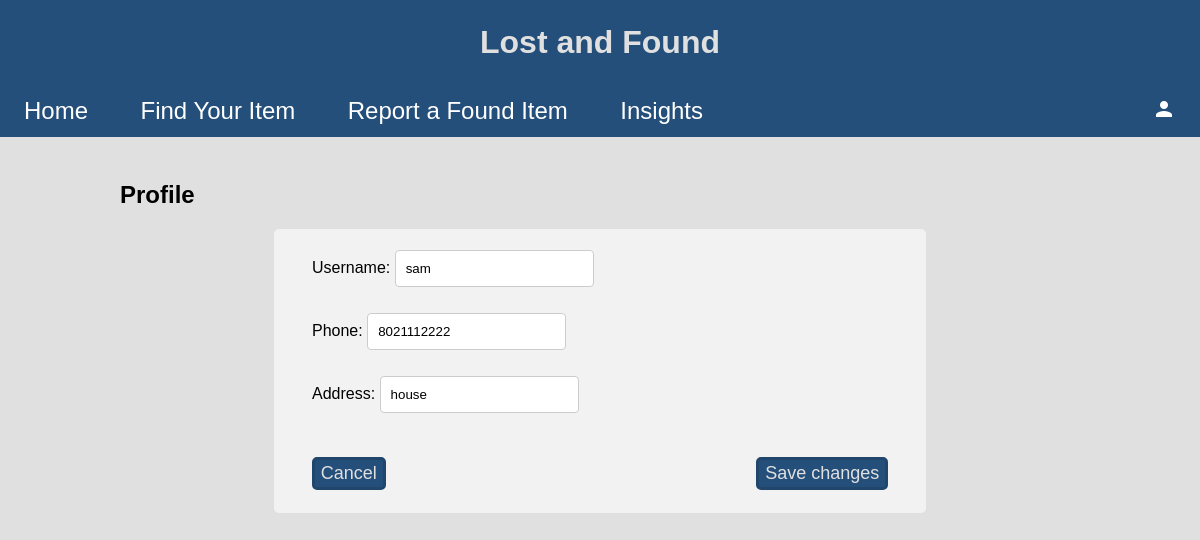
Page /edit_user on the committed database.
### tables this page shows
CREATE TABLE "users" (
	"user_id"	INTEGER NOT NULL,
	"username"	TEXT,
	"password"	TEXT,
	"phone"	TEXT,
	"address"	TEXT,
	"logged_in"	INTEGER NOT NULL,
	PRIMARY KEY("user_id" AUTOINCREMENT)
);

### app.py (the view, shortened to what this page needs)
@app.route("/edit_user", methods=["GET", "POST"])
def edit_info():
    database = sql.connect("database.db", isolation_level=None)
    database.row_factory = sql.Row
    cur = database.cursor()
    user_info = cur.execute("SELECT * FROM users WHERE logged_in = 1").fetchall()[0]
    database.close()
    return render_template("edit_user.html", info=user_info, username_error_display="none")

### templates/edit_user.html (shortened to what this page needs)
{% extends 'base.html' %}
{% block content %}
<h2>Profile</h2>
<form method="POST" action="edit_user">
    <p>
        <label for="username">Username: </label>
        <input type="text" name="username" value="{{ info['username'] }}" onclick="this.select()">
    </p>
    <p>
        <label for="phone">Phone: </label>
        <input type="text" name="phone" value="{{ info['phone'] }}" onclick="this.select()">
    </p>
    <p>
        <label for="address">Address: </label>
        <input type="text" name="address" value="{{ info['address'] }}" onclick="this.select()">
    </p>
    <button class="smallButton floatLeft" type="button" onclick="window.location.href='profile'">Cancel</button>
    <button class="smallButton floatRight" type="submit">Save changes</button>
</form>
{% endblock %}

### static/style.css (style rules this page uses)
:root { --color0: #f2f2f2; --color1: rgb(224, 224, 224); --color2: rgb(37, 79, 123); --color3: rgb(33, 70, 108); }
body { font-family: Arial, sans-serif; margin: auto; background-color: var(--color1); }
button, input[type="submit"] { display: block; margin: auto; margin-block: 4%; border: 4px solid var(--color3); border-radius: 5px; background-color: var(--color2); color: var(--color1); }
.smallButton { font-size: 18px; padding: .5% 1%; border: 3px solid var(--color3); }
form, .itemDisplay { max-width: 60%; margin: 0 auto; padding: 0% 4%; background-color: var(--color0); border-radius: 5px; overflow: hidden; }
form p * { background-color: auto; }
form input[type="text"], form textarea { padding: 10px; margin: 5px 0; border: 1px solid #ccc; border-radius: 4px; box-sizing: border-box; }
.floatLeft { float: left; }
.floatRight { float: right; }

### rows in the picture
users: username "sam", phone "8021112222", address "house"
